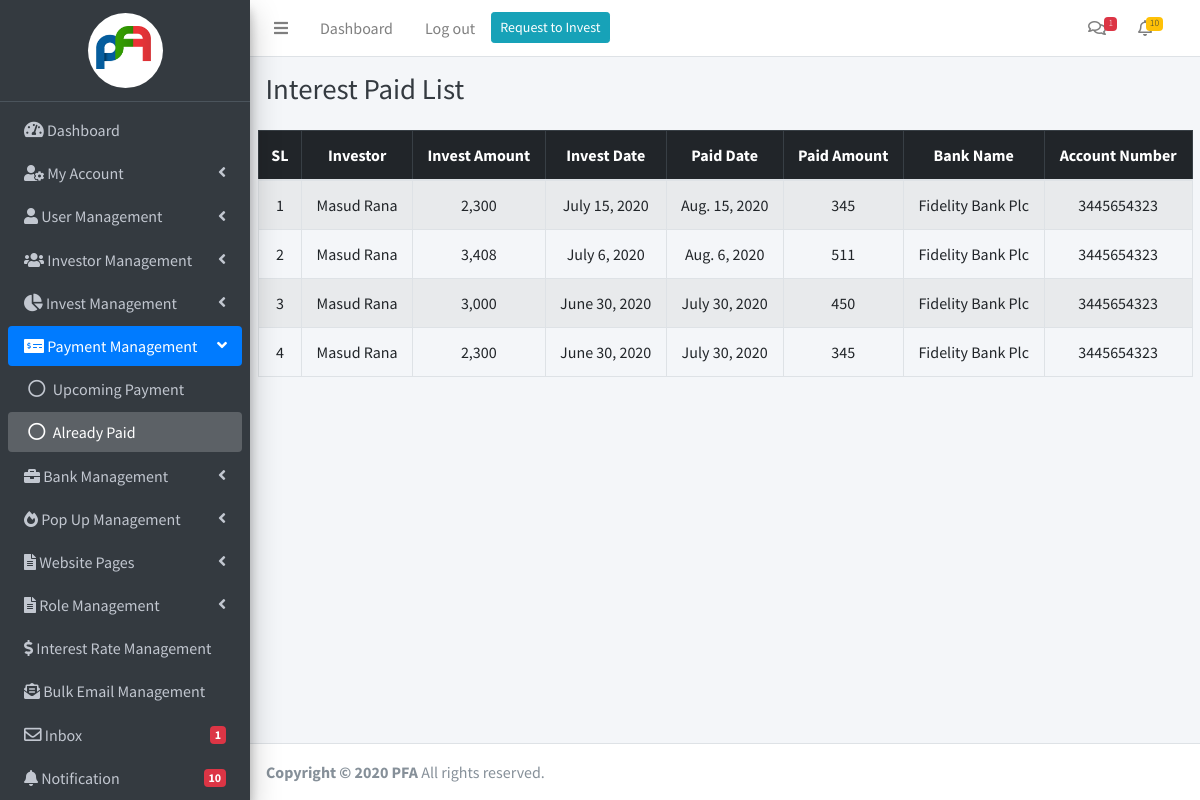
Screenshot of /investor/payments/interest-paid-admin (signed in) with the database file from the repository.
### investor/models.py (models this page shows, shortened)
class Invest(models.Model):
    investor = models.ForeignKey(Investor, on_delete=models.CASCADE)
    amount_to_invest = models.BigIntegerField()
    expected_interest = models.BigIntegerField()
    date_of_invest = models.DateTimeField()
    withdraw_date = models.DateTimeField(auto_now_add=False)
    payment_status = models.BooleanField(default=False)
    status = models.BooleanField(default=False)
    timestamp = models.DateTimeField(auto_now_add=True)
    reinvest_status = models.BooleanField(default=False)
    widthdrawn_status = models.BooleanField(default=False)
    delete_status = models.BooleanField(default=False)
    email_send_status = models.BooleanField(default=False)
    class Meta:
        verbose_name = "Invest"
        verbose_name_plural ="Invests"

class Investor(models.Model):
    username = models.CharField(max_length=150)
    password = models.CharField(max_length=100)
    first_name = models.CharField(max_length=150)
    last_name = models.CharField(max_length=150)
    email= models.EmailField(max_length=254)
    phone = models.CharField(max_length=13)
    address = models.TextField()
    bank_name = models.ForeignKey(Bank, on_delete=models.CASCADE)
    account_number = models.BigIntegerField()
    agree_to_invest = models.BooleanField(default=True)
    status = models.BooleanField(default=False)
    class Meta:
        verbose_name = "Investor"
        verbose_name_plural = "Investors"

class Bank(models.Model):
    bank_name = models.CharField(max_length=50)
    status = models.BooleanField(default=True)
    class Meta:
        verbose_name = 'Bank'
        verbose_name_plural = 'Banks'
    def __str__(self):
        return self.bank_name

### investor/decorators.py (the view)
    def wrapper_func(request, *args, **kwargs):
        try:
            if request.user.is_authenticated or request.session['editor'] :
                return view_func(request, *args, **kwargs)
            else:
                messages.warning(request, "You must be login before view the page")
                return redirect('investor:admin_login')
        except:
            return redirect('investor:admin_login')

### investor/templatetags/extra_tags.py (called while the page is built)
@register.filter
def coma_separator_value(value):
    return("{:,}".format(value))

@register.filter
def investor_notifications(id):
    notications = Notification.objects.filter(investor_id=id, is_view=False, for_admin=False).count()
    if notications > 0:
        return notications
    else:
        return ""

@register.filter
def admin_notifications(self):
    notications = Notification.objects.filter(is_view=False, for_admin=True).count()
    if notications:
        return notications
    else:
        return ""

@register.filter
def admin_notification_list(self):
    notication_list = Notification.objects.filter(is_view=False, for_admin=True).order_by('-date')[0:7]
    if notication_list:
        return notication_list

@register.filter
def show_unread_admin_message(id):
    unread_messages = Message.objects.filter(status=True, is_view_admin=False).count()
    if unread_messages:
        return unread_messages

@register.filter
def show_unread_investor_message(id):
    unread_messages = Message.objects.filter(investor_id = id,is_view_investor=False,is_admin=True).count()
    if unread_messages:
        return unread_messages

@register.filter
def user_has_access(id,access_name):
    user_access = Editor.objects.filter(id=id, role__access__has_access=access_name)
    if user_access.exists():
        return True
    else:
        return False

### investor/views.py (called while the page is built)
@editor_admin_login_required
def interest_paid_admin(request):
    interest_paid = Invest.objects.filter(payment_status=True).order_by('-withdraw_date')
    context = {
        'interest_paid':interest_paid
    }
    return render(request, 'dashboard/interest_paid_admin.html', context)

### templates/dashboard/interest_paid_admin.html (shortened to what this page needs)
{% extends 'dashboard/base/base.html' %}
{% load extra_tags %}
{% load humanize %}
{% block d-content %}
<div class="content-header">
    <div class="container-fluid">
      <div class="row mb-2">
        <div class="col-12">
          <h1 class="m-0 text-dark">Interest Paid List</h1>
        </div>
      </div>
    </div>
  </div>
<section class="invest_request_area">
    <div class="container-fluid">
        <div class="row">
            <div class="col-12">
                <table class="table table-bordered table-striped">
                    <thead class="table-dark text-center">
                      <th>SL</th>
                      <th>Investor</th>
                      <th>Invest Amount</th>
                      <th>Invest Date</th>
                      <th>Paid Date</th>
                      <th>Paid Amount</th>
                      <th>Bank Name</th>
                      <th>Account Number</th>
                    </thead>
                    <tbody class="text-center">
                      {% for item in interest_paid %}
                      <tr>
                        <td class=" align-middle">{{forloop.counter}}</td>
                        <td class=" align-middle">{{item.investor.first_name}} {{item.investor.last_name}}</td>
                        <td class=" align-middle">{{item.amount_to_invest|coma_separator_value}}</td>
                        <td class=" align-middle">{{item.date_of_invest |date}}</td>
                        <td class=" align-middle">{{item.withdraw_date |date}}</td>
                        <td class=" align-middle">{{item.expected_interest | coma_separator_value}}</td>
                        <td class=" align-middle">{{item.investor.bank_name}}</td>
                        <td class=" align-middle">{{item.investor.account_number}}</td>
                      </tr>
                      {% endfor %}
                    </tbody>
                  </table>
            </div>
        </div>
    </div>
</section>
{% endblock d-content %}

### rows the page displays
Invest: investor.first_name "Masud", investor.last_name "Rana", amount_to_invest|coma_separator_value "2,300", date_of_invest "July 15, 2020", withdraw_date "Aug. 15, 2020", expected_interest|coma_separator_value "345", investor.bank_name "Fidelity Bank Plc", investor.account_number "3445654323"
Invest: investor.first_name "Masud", investor.last_name "Rana", amount_to_invest|coma_separator_value "3,408", date_of_invest "July 6, 2020", withdraw_date "Aug. 6, 2020", expected_interest|coma_separator_value "511", investor.bank_name "Fidelity Bank Plc", investor.account_number "3445654323"
Invest: investor.first_name "Masud", investor.last_name "Rana", amount_to_invest|coma_separator_value "3,000", date_of_invest "June 30, 2020", withdraw_date "July 30, 2020", expected_interest|coma_separator_value "450", investor.bank_name "Fidelity Bank Plc", investor.account_number "3445654323"
Invest: investor.first_name "Masud", investor.last_name "Rana", amount_to_invest|coma_separator_value "2,300", date_of_invest "June 30, 2020", withdraw_date "July 30, 2020", expected_interest|coma_separator_value "345", investor.bank_name "Fidelity Bank Plc", investor.account_number "3445654323"

### other values shown
{{ admin_message|show_unread_admin_message }} "1"
{{ admin_notification|admin_notifications }} "10"
